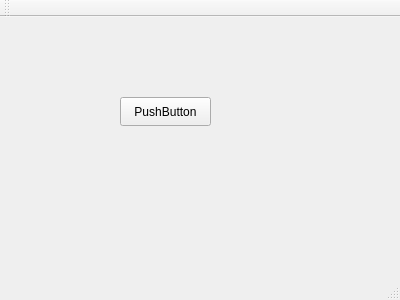
<?xml version="1.0" encoding="UTF-8"?>
<ui version="4.0">
 <class>Hmi</class>
 <widget class="QMainWindow" name="Hmi">
  <property name="geometry">
   <rect>
    <x>0</x>
    <y>0</y>
    <width>400</width>
    <height>300</height>
   </rect>
  </property>
  <property name="windowTitle">
   <string>Hmi</string>
  </property>
  <widget class="QWidget" name="centralWidget">
   <widget class="QPushButton" name="pushButton">
    <property name="geometry">
     <rect>
      <x>120</x>
      <y>80</y>
      <width>91</width>
      <height>29</height>
     </rect>
    </property>
    <property name="text">
     <string>PushButton</string>
    </property>
   </widget>
  </widget>
  <widget class="QMenuBar" name="menuBar">
   <property name="geometry">
    <rect>
     <x>0</x>
     <y>0</y>
     <width>400</width>
     <height>26</height>
    </rect>
   </property>
  </widget>
  <widget class="QToolBar" name="mainToolBar">
   <attribute name="toolBarArea">
    <enum>TopToolBarArea</enum>
   </attribute>
   <attribute name="toolBarBreak">
    <bool>false</bool>
   </attribute>
  </widget>
  <widget class="QStatusBar" name="statusBar"/>
 </widget>
 <layoutdefault spacing="6" margin="11"/>
 <resources/>
 <connections/>
</ui>
